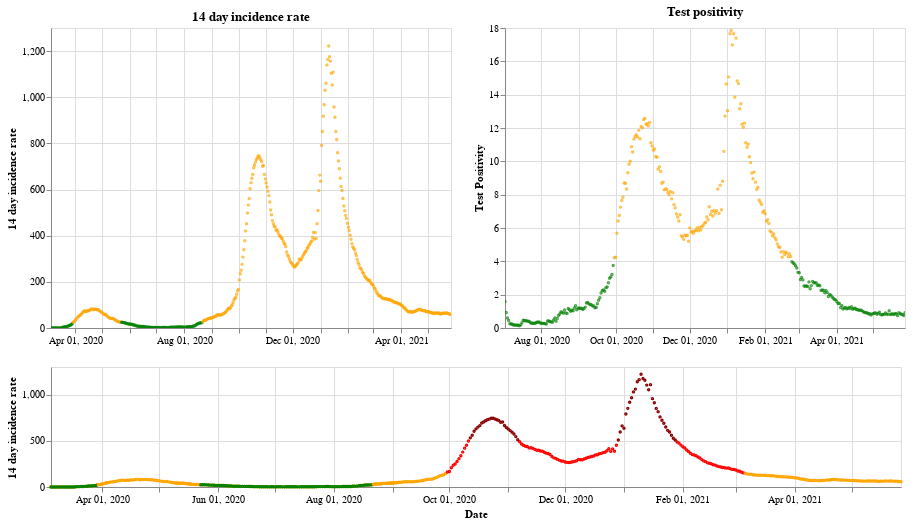

The cell this chart's notebook holds for it:
### Markdown cell above
## Northern Ireland

### Code cell
plot_traffic_light('Northern Ireland')

### Figure 1 — Vega-Lite specification as saved in the notebook (floating-point values rounded to 4 significant figures; data arrays with more than 128 entries replaced by an {"elided": "..."} marker saying what was removed)
{"config": {"view": {"continuousWidth": 400, "continuousHeight": 300}}, "vconcat": [{"hconcat": [{"mark": {"type": "point", "size": 2}, "encoding": {"color": {"condition": {"value": "green", "test": "(datum.twoWeeklyCasesRate <= 25)"}, "value": "orange"}, "tooltip": [{"type": "nominal", "field": "areaName"}, {"type": "temporal", "field": "date"}, {"type": "quantitative", "field": "twoWeeklyCasesRate"}, {"type": "quantitative", "field": "testPositivity"}], "x": {"type": "temporal", "axis": {"title": ""}, "field": "date", "scale": {"domain": {"selection": "DateBrush"}}, "timeUnit": "yearmonthdate"}, "y": {"type": "quantitative", "axis": {"title": "14 day incidence rate"}, "field": "twoWeeklyCasesRate"}}, "title": "14 day incidence rate", "width": 400}, {"mark": {"type": "point", "size": 2}, "encoding": {"color": {"condition": {"value": "green", "test": "(datum.testPositivity <= 4)"}, "value": "orange"}, "tooltip": [{"type": "nominal", "field": "areaName"}, {"type": "temporal", "field": "date"}, {"type": "quantitative", "field": "twoWeeklyCasesRate"}, {"type": "quantitative", "field": "testPositivity"}], "x": {"type": "temporal", "axis": {"title": ""}, "field": "date", "scale": {"domain": {"selection": "DateBrush"}}, "timeUnit": "yearmonthdate"}, "y": {"type": "quantitative", "axis": {"title": "Test Positivity"}, "field": "testPositivity"}}, "title": "Test positivity", "width": 400}]}, {"layer": [{"mark": {"type": "point", "size": 2}, "encoding": {"color": {"condition": {"value": "orange", "test": "((50 && datum.twoWeeklyCasesRate) < 150)"}, "value": "red"}, "opacity": {"condition": {"value": 1, "test": "((50 && datum.twoWeeklyCasesRate) < 500)"}, "value": 0}, "tooltip": [{"type": "nominal", "field": "areaName"}, {"type": "temporal", "field": "date"}, {"type": "quantitative", "field": "twoWeeklyCasesRate"}, {"type": "quantitative", "field": "testPositivity"}], "x": {"type": "temporal", "axis": {"title": "Date"}, "field": "date", "timeUnit": "yearmonthdate"}, "y": {"type": "quantitative", "axis": {"title": "14 day incidence rate"}, "field": "twoWeeklyCasesRate"}}, "selection": {"DateBrush": {"type": "interval", "encodings": ["x"], "fields": ["Time"]}}, "width": 850}, {"mark": {"type": "point", "size": 2}, "encoding": {"color": {"value": "darkred"}, "opacity": {"condition": {"value": 1, "test": "(datum.twoWeeklyCasesRate >= 500)"}, "value": 0}, "tooltip": [{"type": "nominal", "field": "areaName"}, {"type": "temporal", "field": "date"}, {"type": "quantitative", "field": "twoWeeklyCasesRate"}, {"type": "quantitative", "field": "testPositivity"}], "x": {"type": "temporal", "axis": {"title": "Date"}, "field": "date", "timeUnit": "yearmonthdate"}, "y": {"type": "quantitative", "axis": {"title": "14 day incidence rate"}, "field": "twoWeeklyCasesRate"}}, "width": 400}, {"mark": {"type": "point", "size": 2}, "encoding": {"color": {"condition": {"value": "green", "test": "((4 && datum.twoWeeklyCasesRate) < 25)"}, "value": "orange"}, "opacity": {"condition": {"value": 1, "test": "(datum.twoWeeklyCasesRate < 50)"}, "value": 0}, "tooltip": [{"type": "nominal", "field": "areaName"}, {"type": "temporal", "field": "date"}, {"type": "quantitative", "field": "twoWeeklyCasesRate"}, {"type": "quantitative", "field": "testPositivity"}], "x": {"type": "temporal", "axis": {"title": "Date"}, "field": "date", "timeUnit": "yearmonthdate"}, "y": {"type": "quantitative", "axis": {"title": "14 day incidence rate"}, "field": "twoWeeklyCasesRate"}}, "width": 400}], "height": 120, "width": 800}], "data": {"name": "data-0079e60a11f474fe9b278fa64742c250"}, "$schema": "https://vega.github.io/schema/vega-lite/v4.8.1.json", "datasets": {"data-0079e60a11f474fe9b278fa64742c250": {"elided": "449 records"}}}
